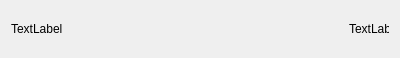
<?xml version="1.0" encoding="UTF-8"?>
<ui version="4.0">
 <class>Hotitem</class>
 <widget class="QWidget" name="Hotitem">
  <property name="geometry">
   <rect>
    <x>0</x>
    <y>0</y>
    <width>400</width>
    <height>58</height>
   </rect>
  </property>
  <property name="windowTitle">
   <string>Form</string>
  </property>
  <layout class="QHBoxLayout" name="horizontalLayout">
   <item>
    <widget class="QLabel" name="label">
     <property name="styleSheet">
      <string notr="true">background-color: rgba(255, 255, 255,0);
color: rgb(0, 0, 0);</string>
     </property>
     <property name="text">
      <string>TextLabel</string>
     </property>
    </widget>
   </item>
   <item>
    <spacer name="horizontalSpacer">
     <property name="orientation">
      <enum>Qt::Horizontal</enum>
     </property>
     <property name="sizeHint" stdset="0">
      <size>
       <width>40</width>
       <height>20</height>
      </size>
     </property>
    </spacer>
   </item>
   <item>
    <widget class="QLabel" name="label_2">
     <property name="minimumSize">
      <size>
       <width>40</width>
       <height>0</height>
      </size>
     </property>
     <property name="maximumSize">
      <size>
       <width>40</width>
       <height>16777215</height>
      </size>
     </property>
     <property name="styleSheet">
      <string notr="true">color: rgb(0, 0, 0);
background-color: rgba(255, 255, 255,0);</string>
     </property>
     <property name="text">
      <string>TextLabel</string>
     </property>
    </widget>
   </item>
  </layout>
 </widget>
 <resources/>
 <connections/>
</ui>
